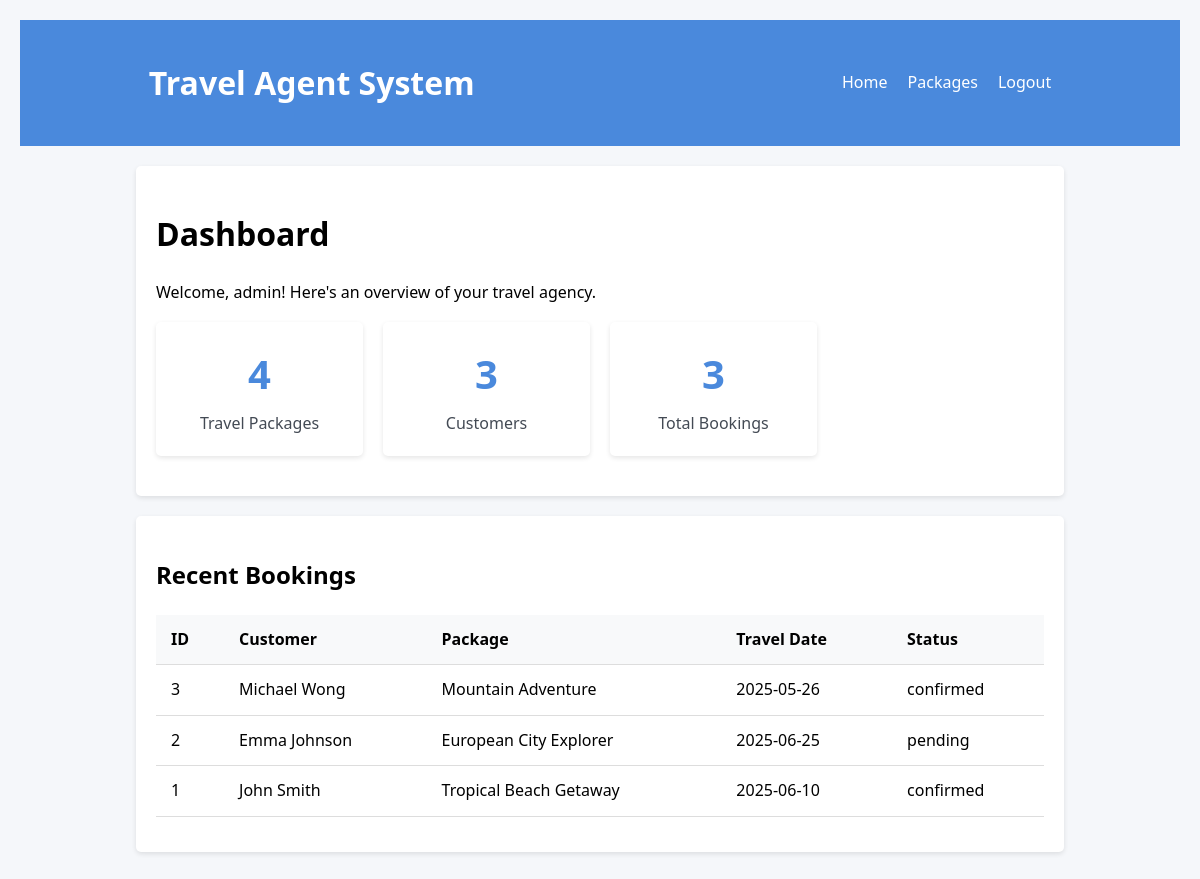
Page /dashboard (signed in) on the committed database.
### simple_app_new.py (models this page shows)
class Booking(db.Model):
    id = db.Column(db.Integer, primary_key=True)
    customer_id = db.Column(db.Integer, db.ForeignKey('customer.id'), nullable=False)
    package_id = db.Column(db.Integer, db.ForeignKey('travel_package.id'), nullable=False)
    booking_date = db.Column(db.DateTime, default=datetime.utcnow)
    travel_date = db.Column(db.DateTime, nullable=False)
    status = db.Column(db.String(20), default='pending')  # pending, confirmed, cancelled
    num_travelers = db.Column(db.Integer, default=1)
    total_price = db.Column(db.Float)

class Customer(db.Model):
    id = db.Column(db.Integer, primary_key=True)
    name = db.Column(db.String(100), nullable=False)
    email = db.Column(db.String(120), unique=True, nullable=False)
    phone = db.Column(db.String(20))
    address = db.Column(db.String(200))
    created_at = db.Column(db.DateTime, default=datetime.utcnow)
    bookings = db.relationship('Booking', backref='customer', lazy=True)

class TravelPackage(db.Model):
    id = db.Column(db.Integer, primary_key=True)
    name = db.Column(db.String(100), nullable=False)
    description = db.Column(db.Text)
    destination = db.Column(db.String(100), nullable=False)
    duration = db.Column(db.Integer, nullable=False)  # in days
    price = db.Column(db.Float, nullable=False)
    availability = db.Column(db.Integer, default=10)  # max number of bookings
    created_at = db.Column(db.DateTime, default=datetime.utcnow)
    bookings = db.relationship('Booking', backref='package', lazy=True)

### simple_app_new.py (the view)
@app.route('/dashboard')
def dashboard():
    if not session.get('user_id'):
        return redirect(url_for('login'))
    packages_count = TravelPackage.query.count()
    customers_count = Customer.query.count()
    bookings_count = Booking.query.count()
    recent_bookings = Booking.query.order_by(Booking.booking_date.desc()).limit(5).all()
    return render_template('dashboard.html',
                          title='Dashboard',
                          packages_count=packages_count,
                          customers_count=customers_count,
                          bookings_count=bookings_count,
                          recent_bookings=recent_bookings)

### templates/dashboard.html (shortened to what this page needs)
<!DOCTYPE html>
<html lang="en">
<head>
</head>
<body>
    <header>
        <div class="container">
            <div class="navbar">
                <h1>Travel Agent System</h1>
                <ul class="nav-list">
                    <li class="nav-item"><a class="nav-link" href="{{ url_for('index') }}">Home</a></li>
                    <li class="nav-item"><a class="nav-link" href="{{ url_for('list_packages') }}">Packages</a></li>
                    <li class="nav-item"><a class="nav-link" href="{{ url_for('logout') }}">Logout</a></li>
                </ul>
            </div>
        </div>
    </header>
    <div class="container">
        <div class="card">
            <h1>Dashboard</h1>
            <p>Welcome, {{ session.get('username') }}! Here's an overview of your travel agency.</p>
            <div class="stats-container">
                <div class="stat-card">
                    <div class="stat-number">{{ packages_count }}</div>
                    <div class="stat-label">Travel Packages</div>
                </div>
                <div class="stat-card">
                    <div class="stat-number">{{ customers_count }}</div>
                    <div class="stat-label">Customers</div>
                </div>
                <div class="stat-card">
                    <div class="stat-number">{{ bookings_count }}</div>
                    <div class="stat-label">Total Bookings</div>
                </div>
            </div>
        </div>
        <div class="card">
            <h2>Recent Bookings</h2>
            {% if recent_bookings %}
                <table>
                    <thead>
                        <tr>
                            <th>ID</th>
                            <th>Customer</th>
                            <th>Package</th>
                            <th>Travel Date</th>
                            <th>Status</th>
                        </tr>
                    </thead>
                    <tbody>
                        {% for booking in recent_bookings %}
                            <tr>
                                <td>{{ booking.id }}</td>
                                <td>{{ booking.customer.name }}</td>
                                <td>{{ booking.package.name }}</td>
                                <td>{{ booking.travel_date.strftime('%Y-%m-%d') }}</td>
                                <td>{{ booking.status }}</td>
                            </tr>
                        {% endfor %}
                    </tbody>
                </table>
            {% else %}
                <p>No bookings found.</p>
            {% endif %}
        </div>
    </div>
</body>
</html>

### templates/dashboard.html (style rules this page uses)
body { font-family: 'Segoe UI', Tahoma, Geneva, Verdana, sans-serif; line-height: 1.6; margin: 0; padding: 20px; background-color: #f5f7fa; }
.container { width: 80%; max-width: 1200px; margin: 0 auto; }
header { background-color: #4a89dc; color: white; padding: 1rem; margin-bottom: 20px; }
.navbar { display: flex; justify-content: space-between; align-items: center; }
.nav-list { display: flex; list-style: none; margin: 0; padding: 0; }
.nav-item { margin-left: 20px; }
.nav-link { color: white; text-decoration: none; }
.card { background-color: #fff; border-radius: 5px; box-shadow: 0 2px 5px rgba(0, 0, 0, 0.1); padding: 20px; margin-bottom: 20px; }
.stats-container { display: grid; grid-template-columns: repeat(auto-fill, minmax(200px, 1fr)); gap: 20px; margin-bottom: 20px; }
.stat-card { background-color: white; border-radius: 5px; box-shadow: 0 2px 5px rgba(0, 0, 0, 0.1); text-align: center; padding: 20px; }
.stat-number { font-size: 2.5rem; font-weight: bold; color: #4a89dc; }
.stat-label { font-size: 1rem; color: #434a54; margin-top: 5px; }
table { width: 100%; border-collapse: collapse; margin: 15px 0; }
th, td { padding: 12px 15px; border-bottom: 1px solid #ddd; text-align: left; }
th { background-color: #f8f9fa; font-weight: 600; }

### rows in the picture
Booking: id "3", customer.name "Michael Wong", package.name "Mountain Adventure", travel_date "2025-05-26", status "confirmed"
Booking: id "2", customer.name "Emma Johnson", package.name "European City Explorer", travel_date "2025-06-25", status "pending"
Booking: id "1", customer.name "John Smith", package.name "Tropical Beach Getaway", travel_date "2025-06-10", status "confirmed"

### other values in the picture
{{ session.get('username') }} "admin"
{{ packages_count }} "4"
{{ customers_count }} "3"
{{ bookings_count }} "3"
